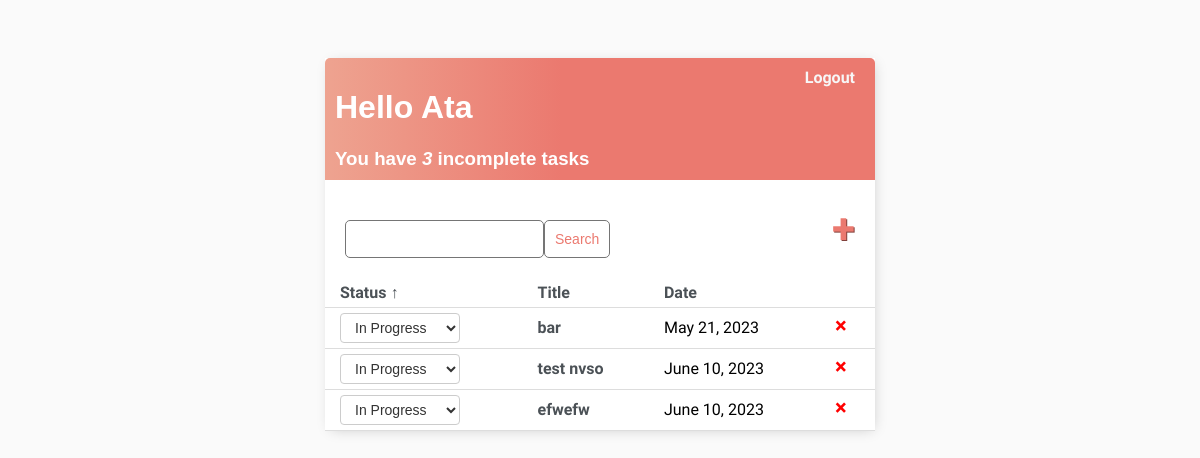
Page / (signed in) on the earlier database version.
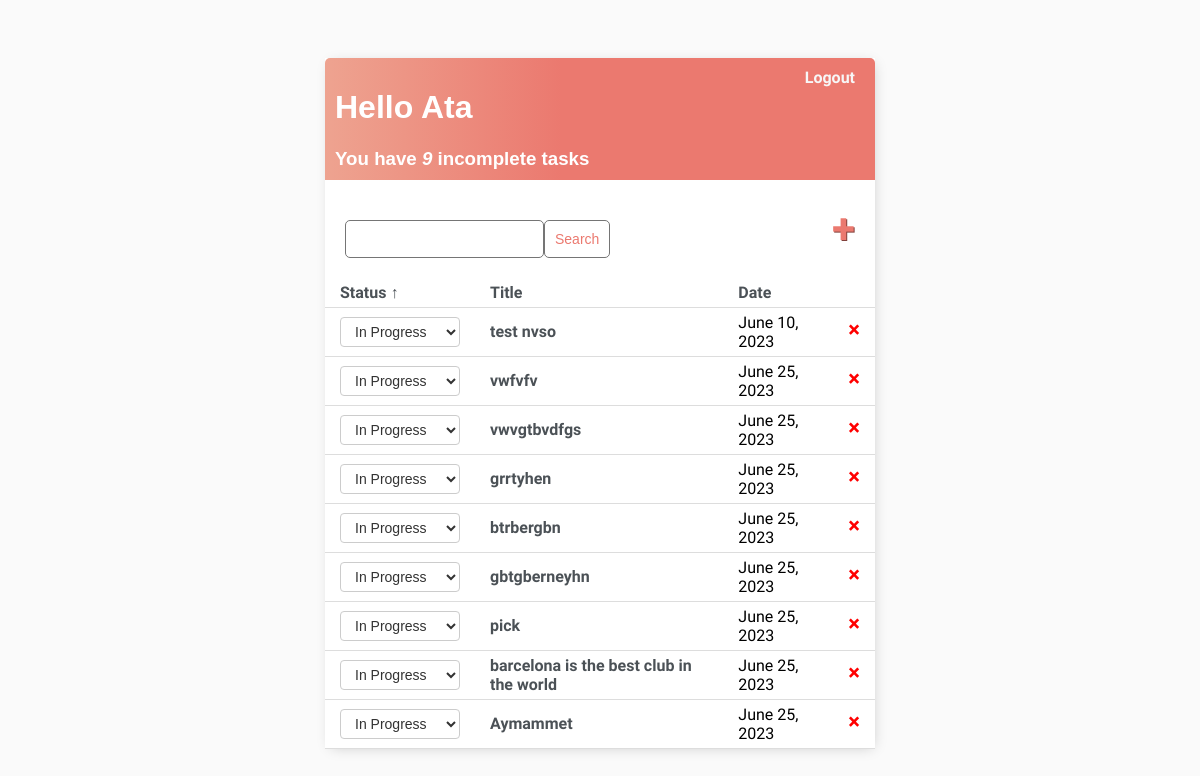
Same page on the later database version.
### base/models.py (models this page shows)
class Task(models.Model):
    user = models.ForeignKey(User, on_delete=models.CASCADE, null=True, blank=True)
    title = models.CharField(max_length=30)
    description = models.TextField(null=True, blank=True)
    complete = models.BooleanField(default=False)
    created = models.DateTimeField(auto_now_add=True)
    def __str__(self):
        return self.title
    class Meta:
        ordering = ['complete']

### base/views.py (the view)
# urls.py: path('', TaskList.as_view(), name='tasks'),
class TaskList(LoginRequiredMixin, ListView):
    model = Task
    context_object_name = 'tasks'
    def get_context_data(self, *, object_list=None, **kwargs):
        context = super().get_context_data(**kwargs)
        context['tasks'] = context['tasks'].filter(user=self.request.user)
        context['count'] = context['tasks'].filter(complete=False).count()
        sort_by = self.request.GET.get('sort_by', 'complete')
        sort_order = self.request.GET.get('sort_order', 'asc')
        next_sort_order = 'desc' if sort_order == 'asc' else 'asc'
        context['sort_by'] = sort_by
        context['sort_order'] = sort_order
        context['next_sort_order'] = next_sort_order
        search_input = self.request.GET.get('search-area') or ''
        if search_input:
            context['tasks'] = context['tasks'].filter(title__startswith=search_input)
        context['search_input'] = search_input
        return context
    def get_queryset(self):
        sort_by = self.request.GET.get('sort_by', 'complete')
        sort_order = self.request.GET.get('sort_order', 'asc')
        queryset = super().get_queryset()
        if sort_by == 'title':
            queryset = queryset.order_by('title' if sort_order == 'asc' else '-title')
        elif sort_by == 'created':
            queryset = queryset.order_by('created' if sort_order == 'asc' else '-created')
        else:
            queryset = queryset.order_by('complete' if sort_order == 'asc' else '-complete')
        return queryset

### base/templates/base/task_list.html (shortened to what this page needs)
{% extends 'base/main.html' %}
{% block content %}
<div class="header-bar">
    <div>
        <h1>Hello {{request.user|title}}</h1>
        <h3 style="margin:0">
            You have <i>{{count}}</i> incomplete task{{ count|pluralize:"s" }}
        </h3>
    </div>
    {% if request.user.is_authenticated %}
    <a href="{% url 'logout' %}">Logout</a>
    {% else %}
    <a href="{% url 'login' %}">Login</a>
    {% endif %}
</div>
<div id="search-add-wrapper">
    <form action="" method="GET" style="margin-top:20px; display:flex;">
    <input type="text" name="search-area" value="{{search_input}}">
    <input class="button" type="submit" value="Search">
    </form>
    <a id="add-link" href="{% url 'task-create' %}">&#x2b;</a>
</div>
<table class="task-table">
    <thead>
        <tr>
             <th>
                <a href="{% url 'tasks' %}?sort_by=complete&sort_order={{ next_sort_order }}">
                    Status{% if sort_by == 'complete' %} {% if sort_order == 'asc' %}&uarr;{% else %}&darr;{% endif %}{% endif %}
                </a>
            </th>
            <th>
                <a href="{% url 'tasks' %}?sort_by=title&sort_order={{ next_sort_order }}">
                    Title{% if sort_by == 'title' %} {% if sort_order == 'asc' %}&uarr;{% else %}&darr;{% endif %}{% endif %}
                </a>
            </th>
            <th>
                <a href="{% url 'tasks' %}?sort_by=created&sort_order={{ next_sort_order }}">
                    Date{% if sort_by == 'created' %} {% if sort_order == 'asc' %}&uarr;{% else %}&darr;{% endif %}{% endif %}
                </a>
            </th>
            <th></th>
        </tr>
    </thead>
    <tbody>
        {% for task in tasks %}
            <tr>
                <td>
                    <form method="post" action="{% url 'task-status-update' %}">
                        <select name="status" onchange="this.form.submit()">
                            <option value="in-progress" {% if not task.complete %}selected{% endif %} class="in-progress">In Progress</option>
                        </select>
                    </form>
                </td>
                <td>
                    {% if task.complete %}
                        <s><a href="{% url 'task-update' task.id %}">{{task}}</a></s>
                    {% else %}
                        <a href="{% url 'task-update' task.id %}">{{task}}</a>
                    {% endif %}
                </td>
                <td>
                    {{ task.created|date:"F d, Y" }}
                </td>
                <td>
                    <a class="delete-link" href="{% url 'task-delete' task.id %}">&#215;</a>
                </td>
            </tr>
        {% empty %}
            <tr>
                <td colspan="3">No items in the list</td>
            </tr>
        {% endfor %}
    </tbody>
</table>
{% endblock content %}

Differences in the rows shown:
removed Task: status "In Progress", title "bar", created "May 21, 2023"
removed Task: status "In Progress", title "efwefw", created "June 10, 2023"
added Task: status "In Progress", title "vwfvfv", created "June 25, 2023"
added Task: status "In Progress", title "vwvgtbvdfgs", created "June 25, 2023"
added Task: status "In Progress", title "grrtyhen", created "June 25, 2023"
added Task: status "In Progress", title "btrbergbn", created "June 25, 2023"
added Task: status "In Progress", title "gbtgberneyhn", created "June 25, 2023"
added Task: status "In Progress", title "pick", created "June 25, 2023"
added Task: status "In Progress", title "barcelona is the best club in the world", created "June 25, 2023"
added Task: status "In Progress", title "Aymammet", created "June 25, 2023"
Other differences:
{{ count }}: "3" → "9"
